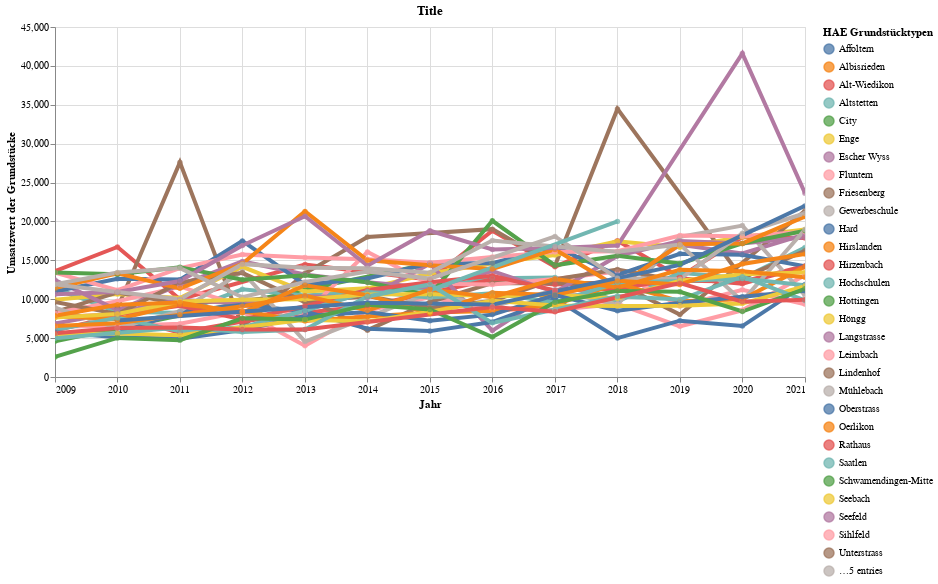

Notebook source saved alongside this figure:
### Code cell
highlight = alt.selection(type='single', on='mouseover', fields=['Quartier_Name'], nearest=True)
#x='date:StichtagDatJahr',
base = alt.Chart(data2betested.reset_index().query('Medianqmp > 1'), title="Title").encode(
    x=alt.X('Jahr', axis=alt.Axis(title='Jahr'))# , axis=alt.Axis(format='%', title='percentage')
    , y=alt.X('Medianqmp', axis=alt.Axis(title='Umsatzwert der Grundstücke'))
    , color=alt.Color('Quartier_Name', legend=alt.Legend(title="HAE Grundstücktypen", orient="right"))  
    ,tooltip=['Jahr', 'Quartier_Name','Medianqmp']    
)
points = base.mark_circle().encode(
    opacity=alt.value(0.75)
).add_selection(
    highlight
).properties(
    width=750 , height=350
)
lines = base.mark_line().encode(
    size=alt.condition(~highlight, alt.value(0.5), alt.value(4))
).interactive()

lines + points

### Figure 1 — Vega-Lite specification as saved in the notebook (floating-point values rounded to 4 significant figures; data arrays with more than 128 entries replaced by an {"elided": "..."} marker saying what was removed)
{"config": {"view": {"continuousWidth": 400, "continuousHeight": 300}}, "layer": [{"mark": "line", "encoding": {"color": {"type": "nominal", "field": "Quartier_Name", "legend": {"orient": "right", "title": "HAE Grundstücktypen"}}, "size": {"condition": {"value": 0.5, "selection": {"not": "selector009"}}, "value": 4}, "tooltip": [{"type": "temporal", "field": "Jahr"}, {"type": "nominal", "field": "Quartier_Name"}, {"type": "quantitative", "field": "Medianqmp"}], "x": {"type": "temporal", "axis": {"title": "Jahr"}, "field": "Jahr"}, "y": {"type": "quantitative", "axis": {"title": "Umsatzwert der Grundstücke"}, "field": "Medianqmp"}}, "selection": {"selector010": {"type": "interval", "bind": "scales", "encodings": ["x", "y"]}}, "title": "Title"}, {"mark": "circle", "encoding": {"color": {"type": "nominal", "field": "Quartier_Name", "legend": {"orient": "right", "title": "HAE Grundstücktypen"}}, "opacity": {"value": 0.75}, "tooltip": [{"type": "temporal", "field": "Jahr"}, {"type": "nominal", "field": "Quartier_Name"}, {"type": "quantitative", "field": "Medianqmp"}], "x": {"type": "temporal", "axis": {"title": "Jahr"}, "field": "Jahr"}, "y": {"type": "quantitative", "axis": {"title": "Umsatzwert der Grundstücke"}, "field": "Medianqmp"}}, "height": 350, "selection": {"selector009": {"type": "single", "on": "mouseover", "fields": ["Quartier_Name"], "nearest": true}}, "title": "Title", "width": 750}], "data": {"name": "data-f75380d3e6b6df1c19d19c3c4cd7d3fe"}, "$schema": "https://vega.github.io/schema/vega-lite/v4.8.1.json", "datasets": {"data-f75380d3e6b6df1c19d19c3c4cd7d3fe": {"elided": "399 records"}}}
